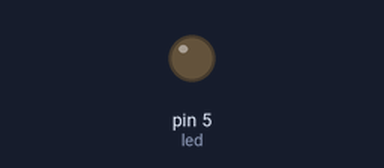
A sketch run on a simulated Arduino Uno, built with avr-gcc and run on an emulated ATmega328P. Shown: output pins drawn as LEDs (lit = HIGH).

Above: at 0.05 s.
At 1.2 s:
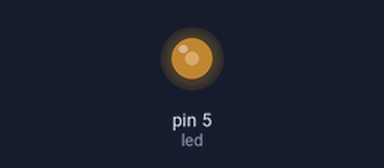
At 2.35 s:
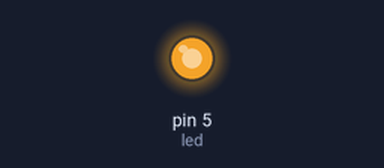
At 4.7 s:
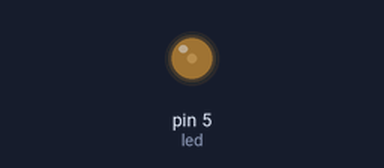
Timing chart, 0 to 6.8 s (numbered marks = the images above):
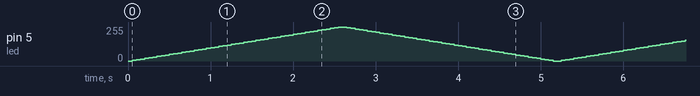

The sketch:

led_fade.ino
```cpp
/*
 * Author: Guilherme Souza <gui.rsouza@gmail.com>
 *
 * This sketch give a animation of fade in Led's
 *
 */

int led = 5;

int brilho;

void setup() {
  pinMode(led, OUTPUT);
}

void loop() {

  // aumentar o brilho dos lEDs
  for (brilho = 0; brilho <= 255; brilho = brilho + 5) {
    analogWrite(led, brilho);
    // delay para atrasar momento fade
    delay(50);
  }

  // reduz o brilho dos lEDs
  for (brilho = 255; brilho >= 0; brilho = brilho - 5) {
    analogWrite(led, brilho);
    // delay para atrasar momento fade
    delay(50);
  }

}
```
